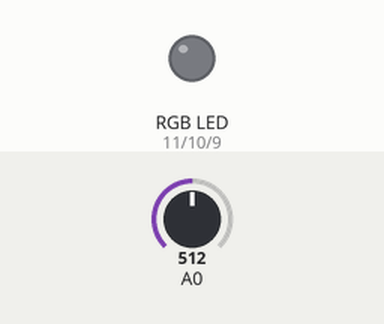
Simulated run of this sketch. Board: Arduino Uno, built with avr-gcc and run on an emulated ATmega328P. Parts: an RGB LED mixed from three pins (HIGH = lit). The test bench sets the inputs (shaded band); at power-on: A0 = 512. Dim RGB values are drawn brighter than linear; random numbers use the default seed unless the sketch sets one.

Above: at 0.1 s.
At 12.9 s:
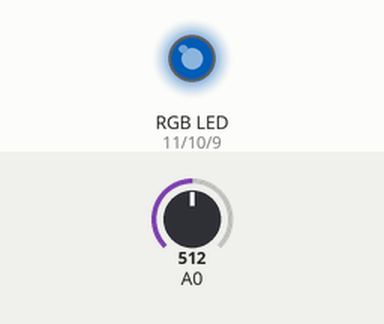
At 25.6 s:
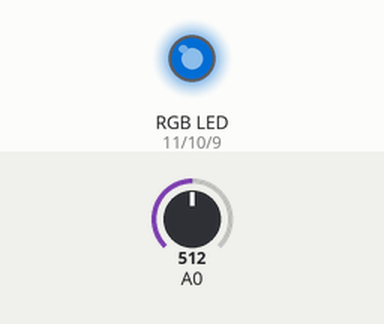
At 34.12 s:
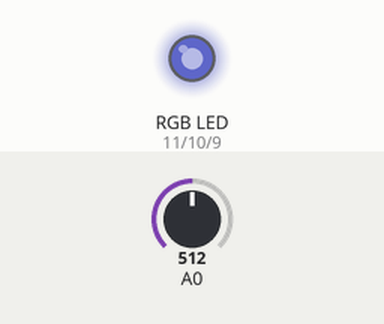
At 39.62 s:
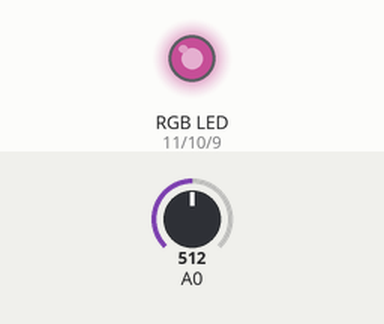
Timing chart, 0 to 40.0 s (numbered marks = the images above):
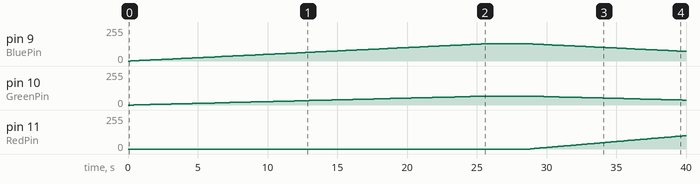

Measured:
- by itself, pin 9 (BluePin): rises from 0/255 to 130/255 in 28.4 s, then falls to 72/255 in 11.3 s
- by itself, pin 10 (GreenPin): rises from 0/255 to 67/255 in 28.2 s, then falls to 37/255 in 11.1 s
- by itself, pin 11 (RedPin): moves from 0/255 to 100/255 over 11.1 s

The sketch:

withcomments.ino
```cpp
/* RGB MOOD LAMP
*
* This sketch controls three different LEDs (one red, one green, one blue) to produce a variety of
* different colors. These colors transition from one color to another. This sketch utilizes a
* couple of different types of variable arrays as well as both the random() and randomseed() procedures.
*/
float RGB1[3]; // A 3-element floating variable array to store RGB values
float RGB2[3]; // A 3-element floating variable array to store RGB values
float INC[3]; // A 3-element floating array to store increment values
int red, green, blue; // Three integer variables to store brightness levels to the LED's
int RedPin = 11; // Integer value for pin # for red LED
int GreenPin = 10; // Integer value for pin # for green LED
int BluePin = 9; // Integer value for pin # for blue LED
void setup() {
 Serial.begin(9600); // Begin serial communication with the Arduino
 randomSeed(analogRead(0)); // Reading a value from Pin #0; the random noise since nothing is
 // attached to this pin will provide a truly random starting
 // point for the random() procedure when it generates numbers.
 RGB1[0] = 0; // Have RGB1[0] start with a value of 0.
 RGB1[1] = 0; // Have RGB1[1] start with a value of 0.
 RGB1[2] = 0; // Have RGB1[2] start with a value of 0.
 RGB2[0] = random(256); // Have RGB2[0] end with a randomly generated value between 0 and 255.
 RGB2[1] = random(256); // Have RGB2[1] end with a randomly generated value between 0 and 255.
 RGB2[2] = random(256); // Have RGB2[2] end with a randomly generated value between 0 and 255.
}
void loop() {
 randomSeed(analogRead(0)); // Generating a new random number to start the random() procedure with
 for (int x=0; x<3; x++) { // For statement to increment values for all three LED's
 INC[x] = (RGB1[x] - RGB2[x]) / 256; // Determines the increment with which to step between the starting and ending
 } // values for each LED, spread over 256 equal increments.
 for (int x=0; x<256; x++) { // Start of FOR statement to increment each LED brightness.
 red = int(RGB1[0]); // Sets current value to red LED.
 green = int(RGB1[1]); // Sets current value to green LED.
 blue = int(RGB1[2]); // Sets current value to blue LED.
 analogWrite (RedPin, red); // Using PWM to send a brightness level to the red LED.
 analogWrite (GreenPin, green); // Using PWM to send a brightness level to the green LED.
 analogWrite (BluePin, blue); // Using PWM to send a brightness level to the blue LED.
  delay(100); // A pause before the change to brightness levels is made.
 RGB1[0] -= INC[0]; // Red LED brightness level is incremented by one step.
 RGB1[1] -= INC[1]; // Green LED brightness level is incremented by one step.
 RGB1[2] -= INC[2]; // Blue LED brightness level is incremented by one step.
 }
 for (int x=0; x<3; x++) { // For statement to reset the final brightness values for each LED.
 RGB2[x] = random(556)-300; // Resets the values, done by subtracting 300 to increase chance for primary color.
 RGB2[x] = constrain(RGB2[x], 0, 255); // Insures the values are not negative. Zeros will be generated more frequently.
 delay(1000); // A delay before starting the next mood phase.
 }
}
```
